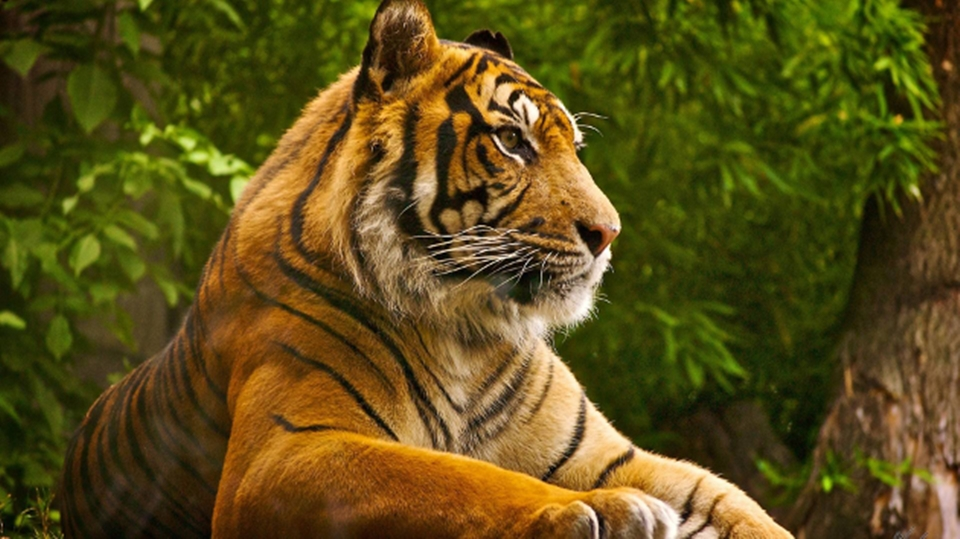
#> input picture filtragem-frequencia/resources/image.png, 960 x 539 px
$ python origin.py
#> lines starting #> are read from the running program, lines starting #| are printed output that depends on the picture
import cv2
import numpy as np
from math import exp, sqrt

image = cv2.imread("../filtragem-frequencia/resources/image.png", 0)
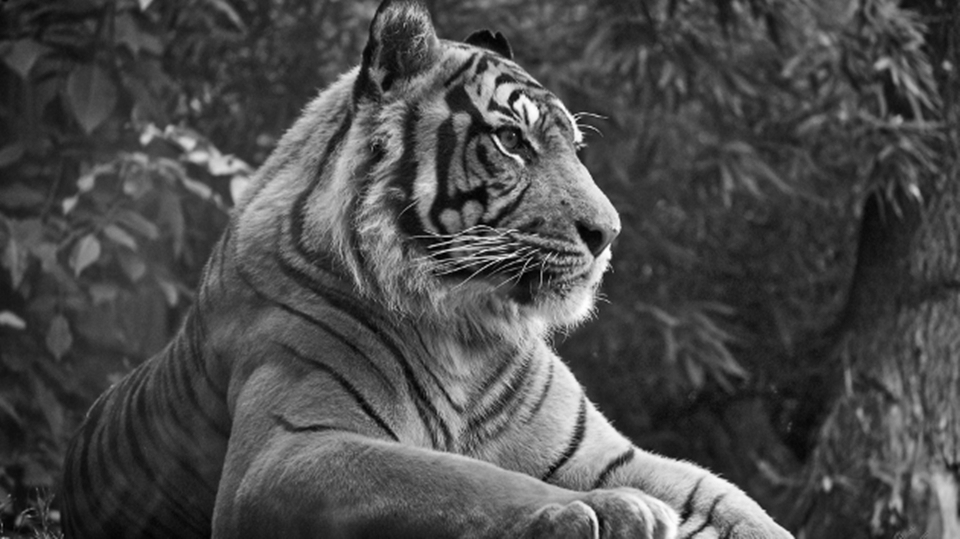
#> image: shape (539, 960); min 0, max 254, mean 75.6
height, width = image.shape[:2]
#> height = 539; width = 960

dft_M = cv2.getOptimalDFTSize(height)
#> dft_M = 540
dft_N = cv2.getOptimalDFTSize(width)
#> dft_N = 960

# Inicialização de parâmetros globais da formula
yh, yl, c, d0, = 0, 0, 0, 0
# Inicialização de parâmetros globais setados pelo usuáro
y_track, d0_track, c_track = 0, 0, 0
complex = 0


# [62 lines left out: functions homomorphic, setyl, setyh, setc, setd0, not called in this run]


def main():
    # copyMakeBorder(src, top, bottom, left, right, borderType[, dst[, value]])
    # BORDER_CONSTANT = Pad the image with a constant value (i.e. black or 0)
    padded = cv2.copyMakeBorder(image, 0, dft_M - height, 0, dft_N - width, cv2.BORDER_CONSTANT, 0)
    # +1 pra tratar log(0)
    padded = np.log(padded + 1)
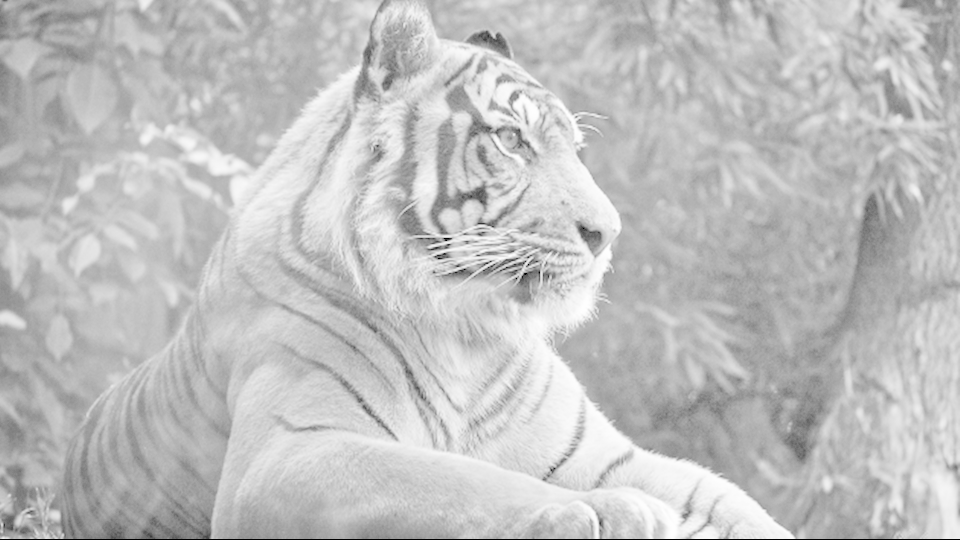
#> padded: shape (540, 960) float16; min 0, max 5.54, mean 4.18; drawn with min black and max white
    global complex
    complex = cv2.dft(np.float32(padded) / 255.0, flags=cv2.DFT_COMPLEX_OUTPUT)
    complex = np.fft.fftshift(complex)
    img = 20 * np.log(cv2.magnitude(complex[:, :, 0], complex[:, :, 1]))
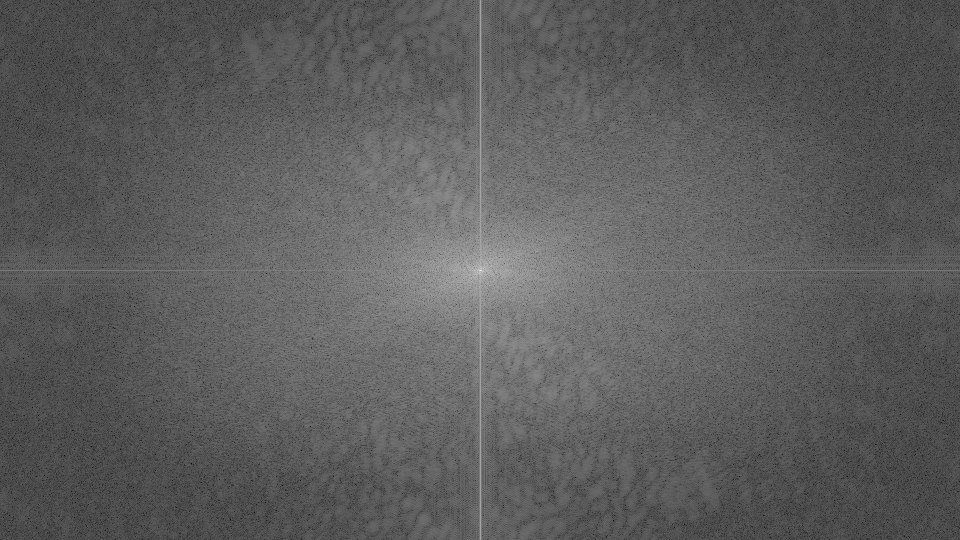
#> img: shape (540, 960) float32; min -171.3, max 181, mean -42.3; drawn with min black and max white

    cv2.namedWindow('Image', cv2.WINDOW_NORMAL)
    cv2.imshow("Image", image)
    cv2.imwrite("teste2.jpg", image)
    cv2.resizeWindow("Image", 400, 400)

    cv2.namedWindow('DFT', cv2.WINDOW_NORMAL)
    cv2.imshow("DFT", np.uint8(img))
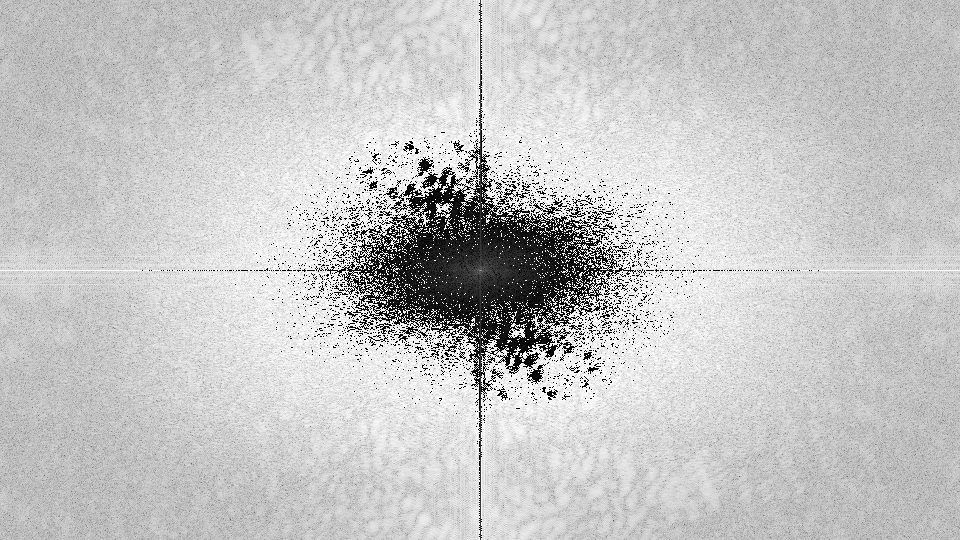
#> window 'DFT': shape (540, 960); min 0, max 255, mean 197.3
    cv2.imwrite("../filtragem-frequencia/dft.jpg", np.uint8(img))
    cv2.resizeWindow("DFT", 250, 250)

    cv2.createTrackbar("YL", "Image", y_track, 100, setyl)
    cv2.createTrackbar("YH", "Image", y_track, 100, setyh)
    cv2.createTrackbar("C", "Image", c_track, 100, setc)
    cv2.createTrackbar("D0", "Image", d0_track, 100, setd0)

    cv2.waitKey(0)
    cv2.destroyAllWindows()


if __name__ == '__main__':
    main()
